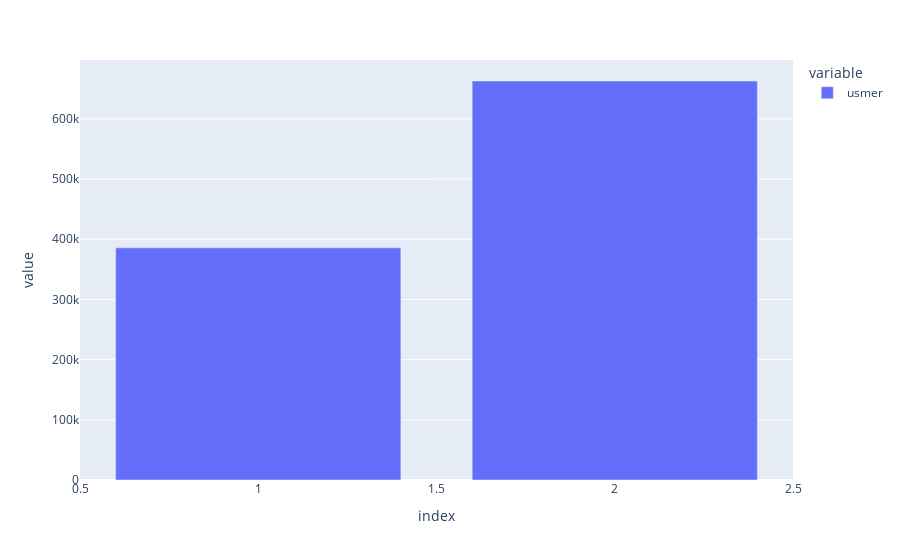

The notebook cell this image was saved under:
### Markdown cell above
## usmer

### Code cell
# distribuição de frequências
print(df['usmer'].value_counts())
px.bar(df['usmer'].value_counts())

### Figure 1 — Plotly figure (JSON) as saved in the notebook; plotly's stock layout.template omitted (floating-point values rounded to 4 significant figures)
{"data": [{"alignmentgroup": "True", "hovertemplate": "variable=usmer<br>index=%{x}<br>value=%{y}<extra></extra>", "legendgroup": "usmer", "marker": {"color": "#636efa", "pattern": {"shape": ""}}, "name": "usmer", "offsetgroup": "usmer", "orientation": "v", "showlegend": true, "textposition": "auto", "type": "bar", "x": [2, 1], "xaxis": "x", "y": [662903, 385672], "yaxis": "y"}], "layout": {"barmode": "relative", "legend": {"title": {"text": "variable"}, "tracegroupgap": 0}, "margin": {"t": 60}, "xaxis": {"anchor": "y", "domain": [0, 1], "title": {"text": "index"}}, "yaxis": {"anchor": "x", "domain": [0, 1], "title": {"text": "value"}}}}
